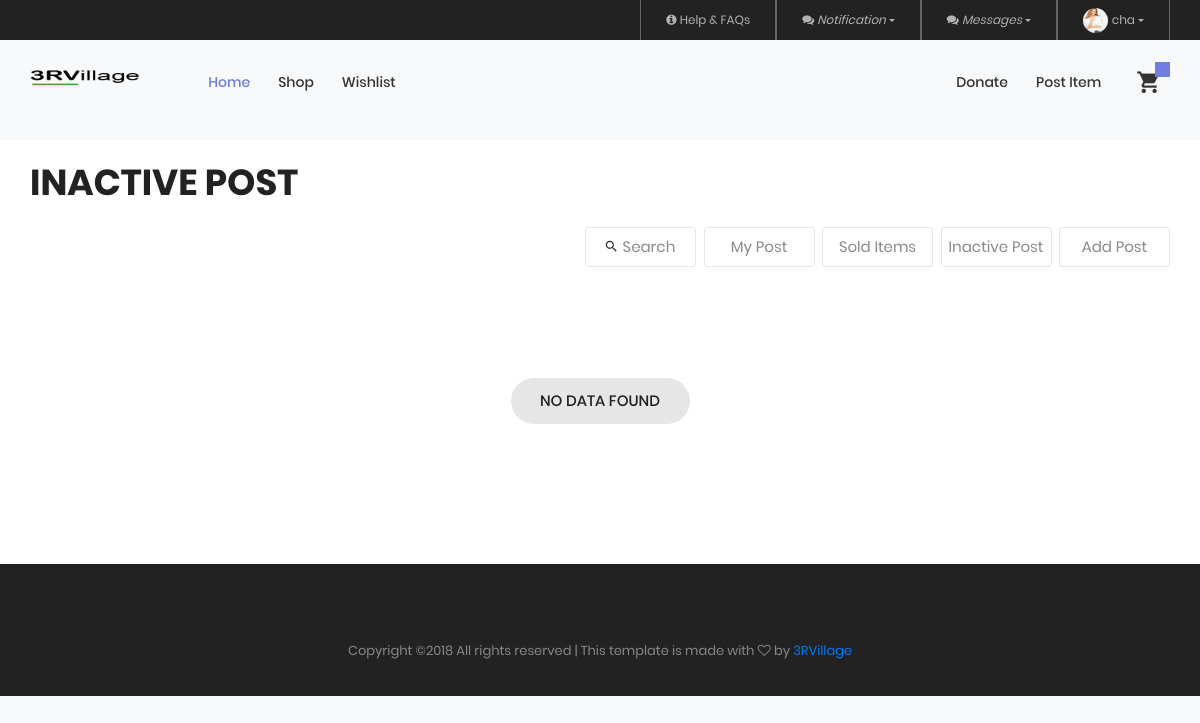
The page /inactivepost.php (signed in) on the database as committed earlier.
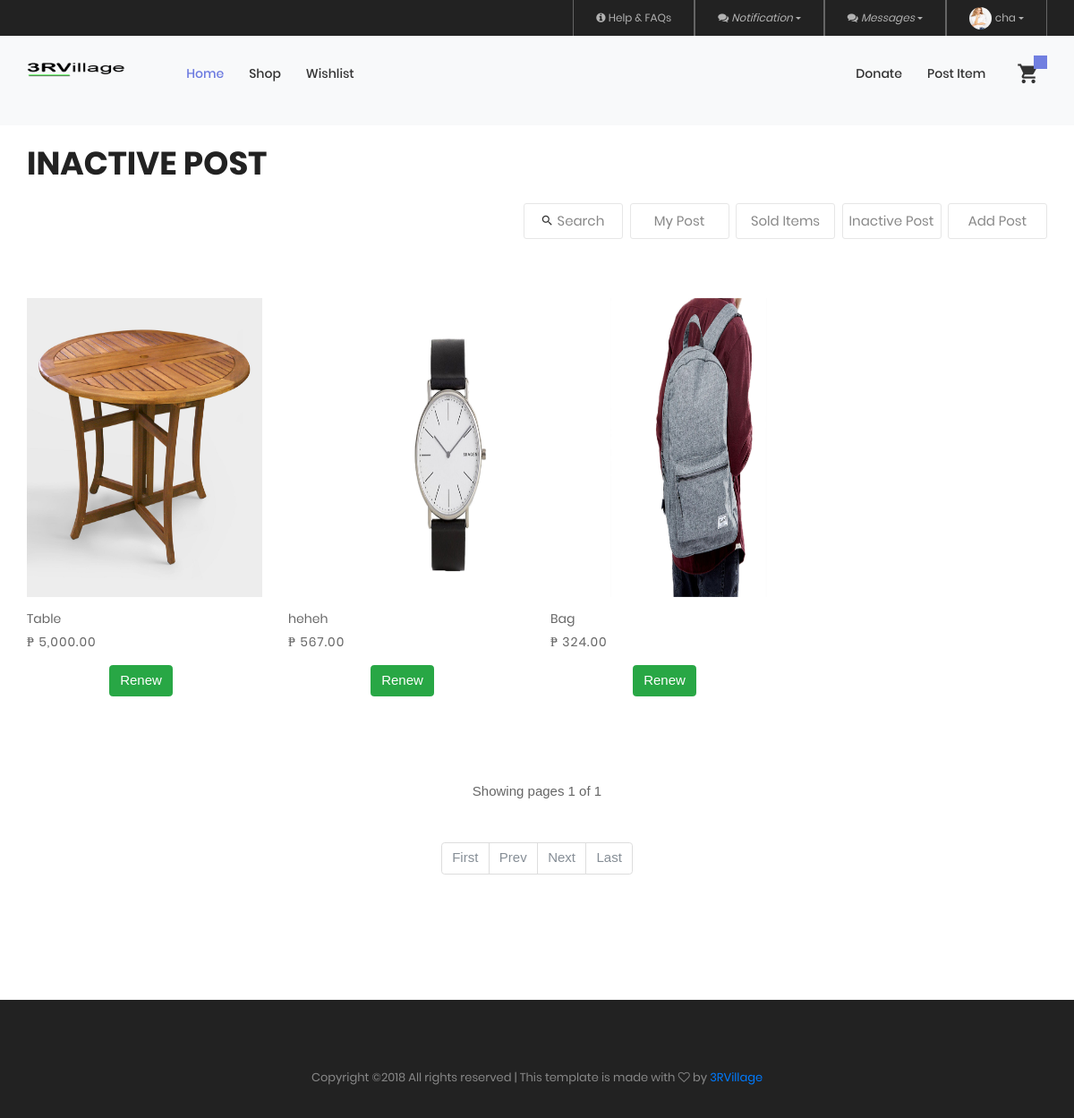
The same page on the database as committed later.
### tables this page shows
CREATE TABLE `itemsell` (
  `ItemSellID` int(11) NOT NULL,
  `SItemTitle` varchar(50) NOT NULL,
  `SItemCat` varchar(50) NOT NULL,
  `SItemDesc` varchar(255) NOT NULL,
  `SItemLocation` varchar(255) NOT NULL,
  `SItemPrice` decimal(10,2) NOT NULL,
  `ExpectedPrice` decimal(10,2) NOT NULL,
  `SItemStyle` varchar(255) NOT NULL,
  `SItemBrand` varchar(255) NOT NULL,
  `SItemColor` varchar(255) NOT NULL,
  `SItemImages1` varchar(255) NOT NULL,
  `SItemPosted` timestamp NOT NULL DEFAULT CURRENT_TIMESTAMP,
  `UpdatedDate` datetime DEFAULT NULL,
  `accountid` int(11) NOT NULL,
  `SItemStatus` int(11) NOT NULL DEFAULT '1'
);

### public/inactivepost.php (the view, shortened to what the changed rows need)
  <?php
  if(!isset($_GET['page']) || $_GET['page'] <=0 || !is_numeric($_GET['page'])){
        $page = 1;
      }else{
        $page = $_GET['page'];
      }
  function pagination($table,$field,$field1Ans,$field2,$field2Ans,$page,$offset,$limit,$order,$sort,$add){
        include('connection.php');
      $arrayData = [];
      $sql = mysqli_query($conn,"SELECT COUNT(*) FROM $table WHERE $field = '$field1Ans' AND $field2 = '$field2Ans'");
      $totalPage = mysqli_fetch_array($sql)[0];
      $totalPages = ceil($totalPage/$limit);
      $offset = ($page-1) * $limit;
      $first = ($page <= 1)?"disabled":"";
      $prevLI = ($page <= 1)?"disabled":"";
      $prevLink = ($prevLI == "disabled")?"#":"?page=".($page-1)."".$add;
      $nextLI = ($page >= $totalPages)?"disabled":"";
      $nextLink = ($nextLI == "disabled")?"#":"?page=".($page+1)."".$add;
      $lastLI = ($page >= $totalPages)?"disabled":"";
      $lastLink = ($lastLI == "disabled")?"#":"?page=".$totalPages."".$add;
      $pagination = '
        <nav>
          <ul class="pagination">
            <li class="page-item '.$first.'"><a class="page-link" href="?page=1'.$add.'">First</a></li>
            <li class="page-item '.$prevLI.'"><a class="page-link" href="'.$prevLink.'">Prev</a></li>
            <li class="page-item '.$nextLI.'"><a class="page-link" href="'.$nextLink.'">Next</a></li>
            <li class="page-item '.$lastLI.'"><a class="page-link" href="'.$lastLink.'">Last</a></li>
          </ul>
        </nav>
        ';
      if(is_numeric($page)){
         $sql = mysqli_query($conn,"SELECT * FROM $table WHERE $field = '$field1Ans' AND $field2 = '$field2Ans' ORDER BY $order $sort LIMIT $offset,$limit");
         while ($row = mysqli_fetch_assoc($sql)){
          $arrayData[] = $row;
         }
      }
      return json_encode(array("pagination"=>$pagination,"data"=>$arrayData,"showing"=>$page,"all"=>$totalPages));
    }
   ?>
<!DOCTYPE html>
<html lang="en">
<head>
  <?php include('link.php');?>
  </head>
<body class="bg-light">
  <?php
      include('header.php');
   ?>
    <section class="bg0 p-t-23 p-b-140 m-t-100" id="products">
    <div class="container">
      <div class="p-b-10">
      </div>
        <div class="flex-w flex-sb-m p-b-52">
      </div>
      <?php
           $sessionID = $_SESSION['accountid'];
           $id = mysqli_query($conn, "SELECT accountid FROM `account` WHERE username = '$sessionID'")->fetch_object()->accountid;
           $dataAll = json_decode(pagination("itemsell","SItemStatus",0,"accountid","$id",$page,1,12,"ItemSellID","DESC",""),true);
           $res = mysqli_query($conn, "SELECT * FROM account WHERE accountid = '$id'");
              while($row=$res->fetch_array()){
     ?>
      <?php
      $builder = $dom = null;
       foreach ($dataAll['data'] as $value) {
          $builder =
          '
          <div class="col-sm-6 col-md-4 col-lg-3 p-b-35 isotope-item *">
          <div class="block2">
            <div class="block2-pic hov-img0">
            <img src="../upload/'.$value['SItemImages1'].'" height="334" width="270"/>
               <a href="#" class="block2-btn flex-c-m stext-103 cl2 size-102 bg0 bor2 hov-btn1 p-lr-15 trans-04 js-show-modal1 prevITEM">
               Preview Item
               </a>
              <input type="hidden" name="itemsellID" value="'.$value['ItemSellID'].'">
            </div>
            <div class="block2-txt flex-w flex-t p-t-14">
              <div class="block2-txt-child1 flex-col-l ">
                <a class="stext-104 cl4 hov-cl1 trans-04 js-name-b2 p-b-6">
                  '.$value['SItemTitle'].'
                </a>
                <span class="stext-105 cl3">
                  ₱ '.number_format($value['SItemPrice'], 2, '.', ',').'
                </span>
              </div>
            </div>
            <div class="row justify-content-center py-3">
              <a href="deactivatepost.php?renew='.$value['ItemSellID'].'"><button type="button" class="btn btn-success mr-2"
              onclick="confirm(\'Are you sure to renew this post ?\')">Renew</button></a>
            </div>
          </div>
        </div>
          ';
          $dom = $dom."".$builder;
          }
        }
      ?>
      <div class="row isotope-grid">
        <?php echo $dom; ?>
      </div>
    </div>
    <div class="flex-c-m flex-w w-full p-t-45">
       <?php
                if($dataAll['all'] == 0){
                  echo '<div class="flex-c-m stext-101 cl5 size-103 bg2 bor1 ">No Data Found</div>';
                }
                else{
                echo "Showing pages ".$dataAll['showing']." of ".$dataAll['all'];
                ?>
                <div class="flex-c-m flex-w w-full p-t-45">
                  <?php
                      echo $dataAll['pagination'];
                }
             ?>
      </div>
  </section>
 </body>
</html>

Rows that differ between the two databases and show on the page:
now on this page (row edited): itemsell: SItemImages1 (picture), SItemTitle "Table", SItemPrice "5,000.00"
now on this page (row edited): itemsell: SItemImages1 (picture), SItemTitle "heheh", SItemPrice "567.00"
now on this page (row edited): itemsell: SItemImages1 (picture), SItemTitle "Bag", SItemPrice "324.00"
Other text that changed with them:
$dataAll['showing']: (not shown) → "1"
$dataAll['all']: (not shown) → "1"
text no longer shown: "NO DATA FOUND"
text now shown: "₱ ₱ ₱ Renew Renew Renew Showing pages of First Prev Next Last"
